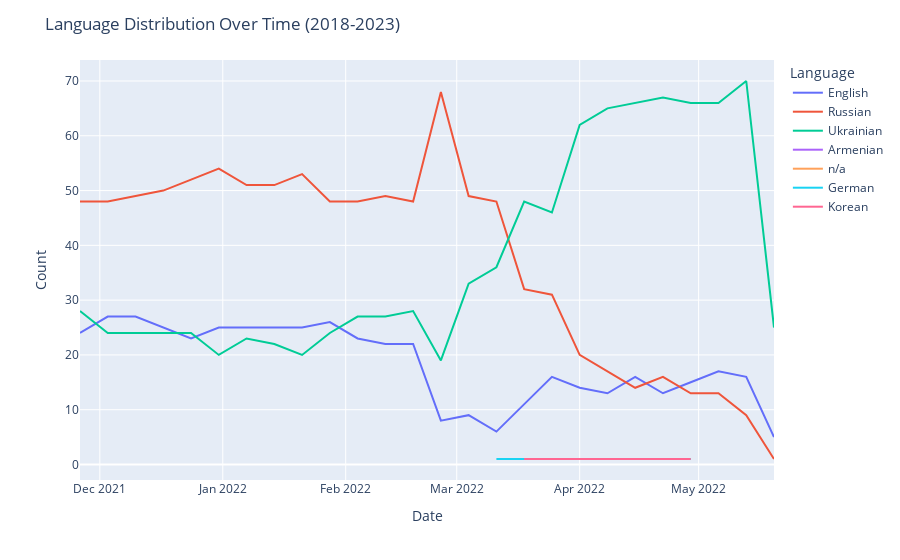

Write notebook code for a chart like this one.
### Code cell
import plotly.offline as pyo

# Create the plot
fig = create_language_distribution_plot()

# Display the plot in the notebook
pyo.iplot(fig)

### Figure 1 — Plotly figure (JSON) as saved in the notebook; plotly's stock layout.template omitted (floating-point values rounded to 4 significant figures)
{"data": [{"hovertemplate": "language=English<br>week=%{x}<br>count=%{y}<extra></extra>", "legendgroup": "English", "line": {"color": "#636efa", "dash": "solid"}, "marker": {"symbol": "circle"}, "mode": "lines", "name": "English", "orientation": "v", "showlegend": true, "type": "scatter", "x": ["2021-11-26", "2021-12-03", "2021-12-10", "2021-12-17", "2021-12-24", "2021-12-31", "2022-01-07", "2022-01-14", "2022-01-21", "2022-01-28", "2022-02-04", "2022-02-11", "2022-02-18", "2022-02-25", "2022-03-04", "2022-03-11", "2022-03-18", "2022-03-25", "2022-04-01", "2022-04-08", "2022-04-15", "2022-04-22", "2022-04-29", "2022-05-06", "2022-05-13", "2022-05-20"], "xaxis": "x", "y": [24, 27, 27, 25, 23, 25, 25, 25, 25, 26, 23, 22, 22, 8, 9, 6, 11, 16, 14, 13, 16, 13, 15, 17, 16, 5], "yaxis": "y"}, {"hovertemplate": "language=Russian<br>week=%{x}<br>count=%{y}<extra></extra>", "legendgroup": "Russian", "line": {"color": "#EF553B", "dash": "solid"}, "marker": {"symbol": "circle"}, "mode": "lines", "name": "Russian", "orientation": "v", "showlegend": true, "type": "scatter", "x": ["2021-11-26", "2021-12-03", "2021-12-10", "2021-12-17", "2021-12-24", "2021-12-31", "2022-01-07", "2022-01-14", "2022-01-21", "2022-01-28", "2022-02-04", "2022-02-11", "2022-02-18", "2022-02-25", "2022-03-04", "2022-03-11", "2022-03-18", "2022-03-25", "2022-04-01", "2022-04-08", "2022-04-15", "2022-04-22", "2022-04-29", "2022-05-06", "2022-05-13", "2022-05-20"], "xaxis": "x", "y": [48, 48, 49, 50, 52, 54, 51, 51, 53, 48, 48, 49, 48, 68, 49, 48, 32, 31, 20, 17, 14, 16, 13, 13, 9, 1], "yaxis": "y"}, {"hovertemplate": "language=Ukrainian<br>week=%{x}<br>count=%{y}<extra></extra>", "legendgroup": "Ukrainian", "line": {"color": "#00cc96", "dash": "solid"}, "marker": {"symbol": "circle"}, "mode": "lines", "name": "Ukrainian", "orientation": "v", "showlegend": true, "type": "scatter", "x": ["2021-11-26", "2021-12-03", "2021-12-10", "2021-12-17", "2021-12-24", "2021-12-31", "2022-01-07", "2022-01-14", "2022-01-21", "2022-01-28", "2022-02-04", "2022-02-11", "2022-02-18", "2022-02-25", "2022-03-04", "2022-03-11", "2022-03-18", "2022-03-25", "2022-04-01", "2022-04-08", "2022-04-15", "2022-04-22", "2022-04-29", "2022-05-06", "2022-05-13", "2022-05-20"], "xaxis": "x", "y": [28, 24, 24, 24, 24, 20, 23, 22, 20, 24, 27, 27, 28, 19, 33, 36, 48, 46, 62, 65, 66, 67, 66, 66, 70, 25], "yaxis": "y"}, {"hovertemplate": "language=Armenian<br>week=%{x}<br>count=%{y}<extra></extra>", "legendgroup": "Armenian", "line": {"color": "#ab63fa", "dash": "solid"}, "marker": {"symbol": "circle"}, "mode": "lines", "name": "Armenian", "orientation": "v", "showlegend": true, "type": "scatter", "x": ["2022-02-25"], "xaxis": "x", "y": [1], "yaxis": "y"}, {"hovertemplate": "language=n/a<br>week=%{x}<br>count=%{y}<extra></extra>", "legendgroup": "n/a", "line": {"color": "#FFA15A", "dash": "solid"}, "marker": {"symbol": "circle"}, "mode": "lines", "name": "n/a", "orientation": "v", "showlegend": true, "type": "scatter", "x": ["2022-02-25"], "xaxis": "x", "y": [1], "yaxis": "y"}, {"hovertemplate": "language=German<br>week=%{x}<br>count=%{y}<extra></extra>", "legendgroup": "German", "line": {"color": "#19d3f3", "dash": "solid"}, "marker": {"symbol": "circle"}, "mode": "lines", "name": "German", "orientation": "v", "showlegend": true, "type": "scatter", "x": ["2022-03-11", "2022-03-18", "2022-03-25", "2022-04-08", "2022-04-29"], "xaxis": "x", "y": [1, 1, 1, 1, 1], "yaxis": "y"}, {"hovertemplate": "language=Korean<br>week=%{x}<br>count=%{y}<extra></extra>", "legendgroup": "Korean", "line": {"color": "#FF6692", "dash": "solid"}, "marker": {"symbol": "circle"}, "mode": "lines", "name": "Korean", "orientation": "v", "showlegend": true, "type": "scatter", "x": ["2022-03-18", "2022-03-25", "2022-04-29"], "xaxis": "x", "y": [1, 1, 1], "yaxis": "y"}], "layout": {"autosize": true, "legend": {"title": {"text": "Language"}, "tracegroupgap": 0}, "margin": {"t": 60}, "title": {"text": "Language Distribution Over Time (2018-2023)"}, "xaxis": {"anchor": "y", "autorange": true, "domain": [0, 1], "range": ["2021-11-26", "2022-05-20"], "title": {"text": "Date"}, "type": "date"}, "yaxis": {"anchor": "x", "autorange": true, "domain": [0, 1], "range": [-2.833, 73.83], "title": {"text": "Count"}, "type": "linear"}}}
